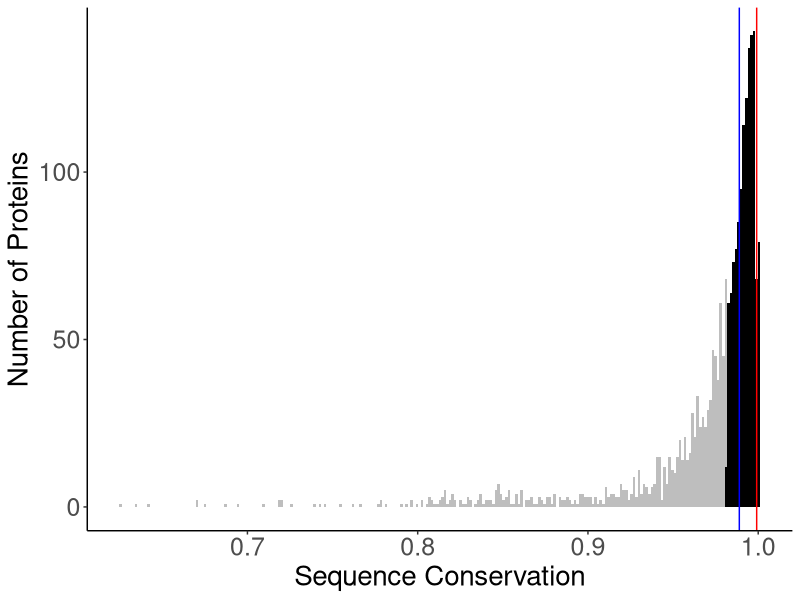

Write R code to recreate this figure.
#install.packages("ggplot2",repos = "http://cran.us.r-project.org")
library("ggplot2")

stats <- read.csv("Gene_Proportions.csv")
meanProp <- stats$Mean.Prop
medProp <-stats$Med.Prop

prop_of_interest = 0.9991

tamA_proportion = 0.9889

hist_plot <-ggplot(stats,aes(x=Mean.Prop)) +
  geom_histogram(aes(fill = Mean.Prop > .9815),
                 binwidth = 0.0015, show.legend = F) +
		 theme_classic() + 
		 scale_color_manual(values = c("gray", "black")) +
		 scale_fill_manual(values = c("gray", "black")) +
      	         labs(x = "Sequence Conservation", y = "Number of Proteins") +
		 theme(axis.text = element_text(size = 18),  
                 axis.title = element_text(size = 20)) +
  geom_vline(aes(xintercept=tamA_proportion), color = "blue") +
  geom_vline(aes(xintercept=prop_of_interest), color = "red")
  
  

hist_plot

n <- nrow(subset(stats, Mean.Prop > 0.9815))
prop_greater <- n / nrow(stats)
